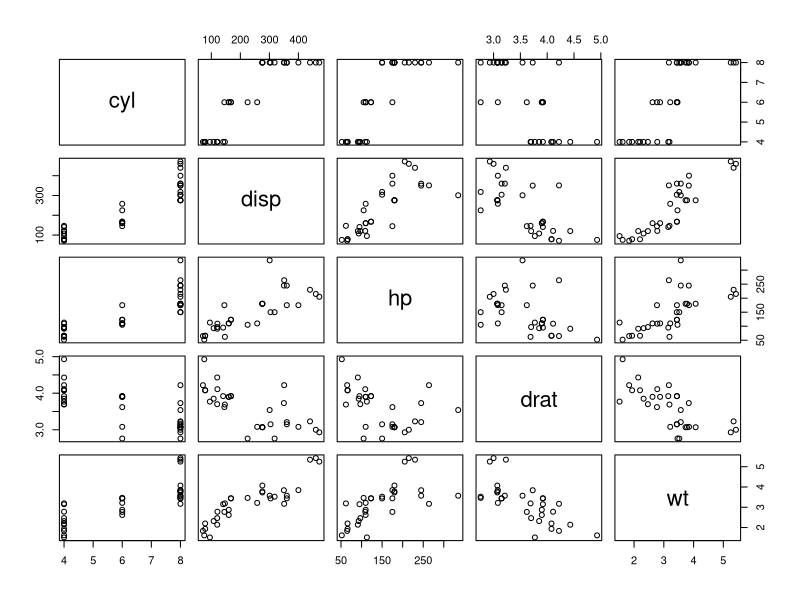
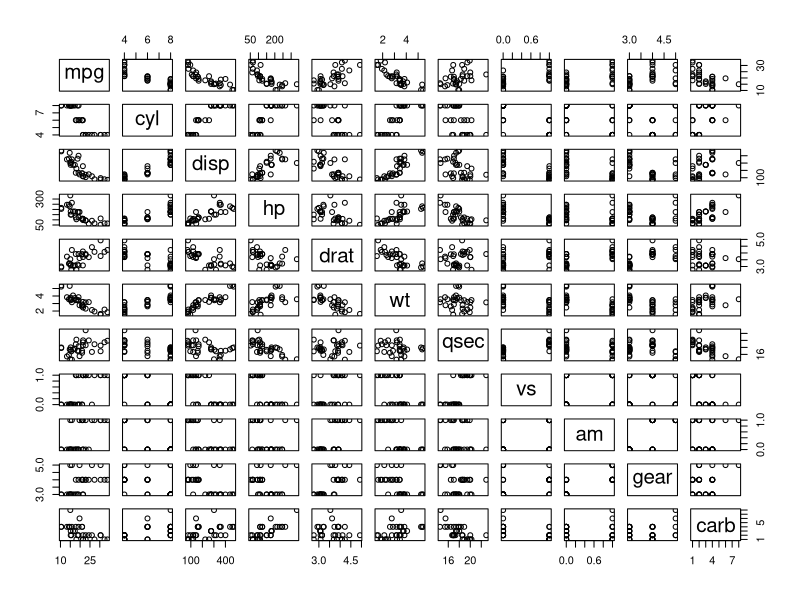

Reproduce these figures in R, in order. (Note: this script raises an error after producing the figures.)
#Buscando relaciones con pairs
pairs(mtcars[ ,2:6])

pairs(mtcars)

newdata <- subset(mtcars, select = c(2,7:8,11,12))
pairs(newdata)

pairs(mtcars[,c(1,3,4,5,6,9,10)])

Eficientes <- filter(mtcars, mpg >=30)
Eficientes

pairs(Eficientes[,2:6])


merc <- mtcars %>%
  filter(str_detect(model,"Merc"))
merc
  
pairs(merc[,2:6])

# CORRELACIÓN

pairs(mtcars[,2:6])

cor(mtcars[,2:6])


# RESUMEN DE PARÁMETROS ESTADÍSTICOS

summary(mtcars)

# DESVIACIÓN ESTANDAR / PROMEDIO O MEDIA / COEFICIENTE DE VARIACIÓN

sd(mtcars$mpg)

mean(mtcars$mpg)

#coefVar <- (desv/prom)*100

desv <- sd(mtcars$mpg)
desv

prom <- mean(mtcars$mpg)
prom

coefVar <- (desv/prom)*100
coefVar


# R MARKDOWN

install.packages("rmarkdown")
install.packages("knitr")


numeros <- c(1, 2, 3, 4)
suma_numeros <- sum(numeros) 
suma_numeros
